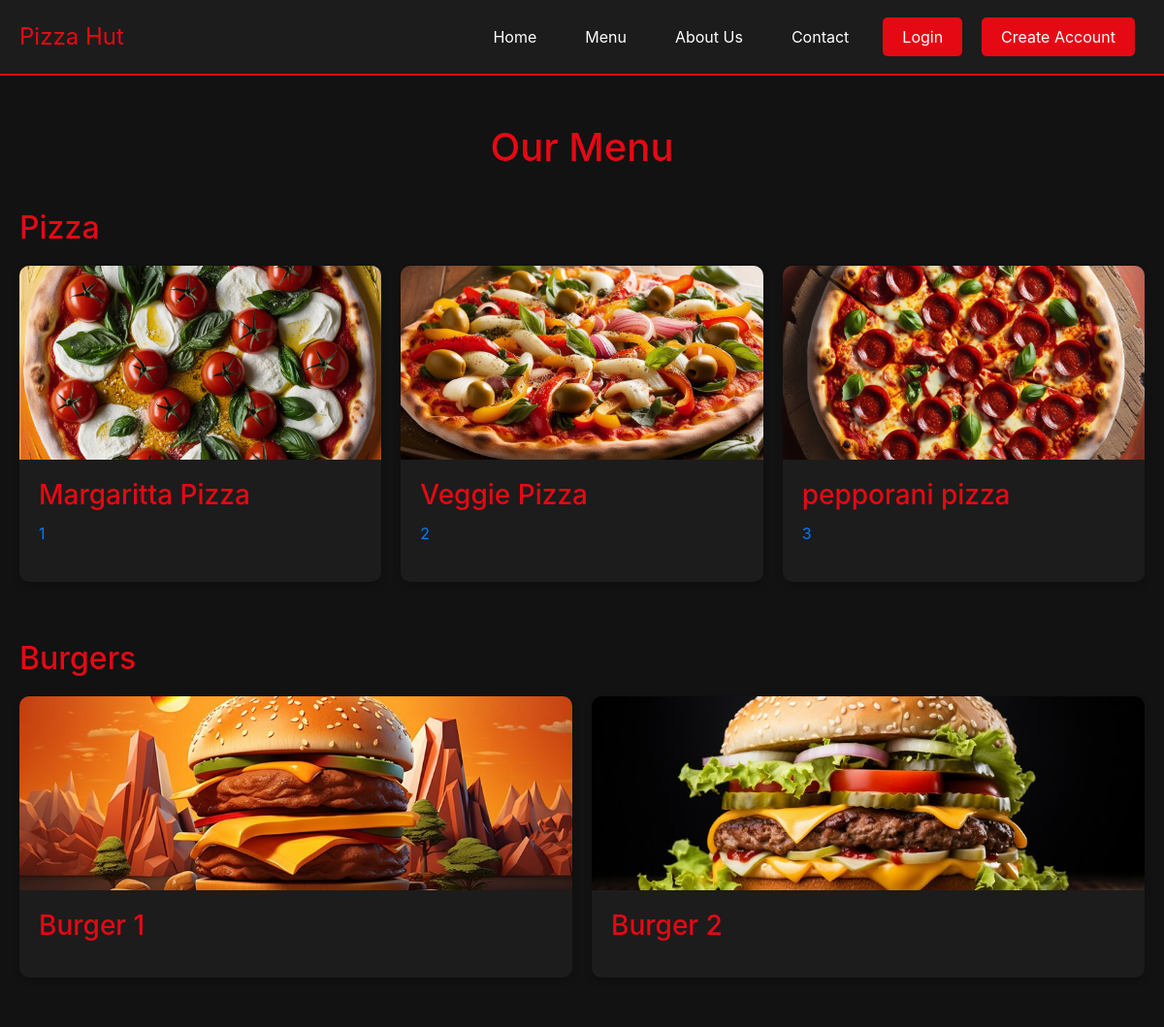
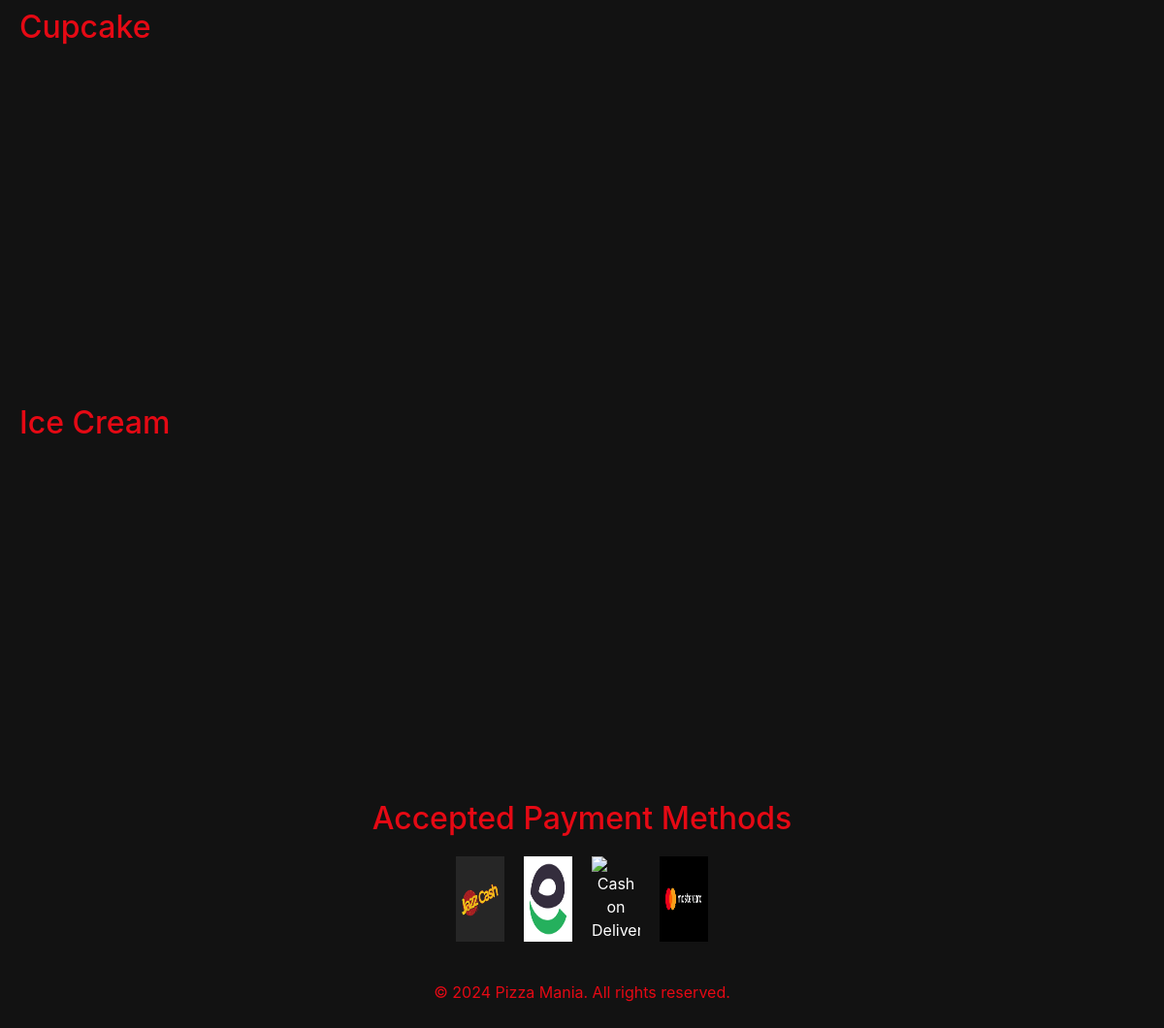
The page /menu on the database its author committed (2 pictures, top to bottom).
### app/models.py (models this page shows)
class Product(models.Model):
    title = models.CharField(max_length=100)
    price = models.FloatField()
    discription = models.TextField(max_length=200)
    category = models.CharField(choices=ORDER_CHOICE,max_length=2)
    product_image = models.ImageField(upload_to='productimg')

### app/views.py (the view)
# urls.py: path('menu',views.MenuView.as_view(),name='menu'),
class MenuView(View):
    def get(self,request):
        pizza = Product.objects.filter(category="P")
        burger= Product.objects.filter(category = "B")
        cupcake = Product.objects.filter(category="CC")
        icecream = Product.objects.filter(category="IC")
        return render(request,'menu.html',{'pizza':pizza,'burger':burger,'cupcake':cupcake,'icecream':icecream})

### app/templates/menu.html (shortened to what this page needs)
{% extends "base.html" %}
{% load static %}
{% block main-content %}
<section class="menu-container">
    <h1>Our Menu</h1>
    <div class="menu-category">
        <h2>Pizza</h2>
        <div class="menu-list">
           {% for p in pizza %}
           <a href="{% url "product-detail" p.id %}" style="text-decoration:none;">
                <div class="menu-item">
                    <div class="menu-image" style="background-image: url({{p.product_image.url}});"></div>
                    <div class="menu-content">
                        <h3>{{p.title}}</h3>
                        <p>{{p.description}} {{p.id}}</p>
                    </div>
                </div>
            </a>
            {% endfor %}
        </div>
    </div>
    <div class="menu-category">
        <h2>Burgers</h2>
        <div class="menu-list">
           {% for b in burger %}
           <a href="{% url "product-detail" b.id %}" style="text-decoration:none;">
                <div class="menu-item">
                    <div class="menu-image" style="background-image: url({{b.product_image.url}});"></div>
                    <div class="menu-content">
                        <h3>{{b.title}}</h3>
                    </div>
                </div>
            </a>
            {% endfor %}
        </div>
    </div>
    <div class="menu-category">
        <h2>Cupcake</h2>
        <div class="menu-list">
           {% for cc in cupcake %}
           <a href="{% url "product-detail" cc.id %}" style="text-decoration:none;">
            </a>
            {% endfor %}
        </div>
    </div>
    <div class="menu-category">
        <h2>Ice Cream</h2>
        <div class="menu-list">
           {% for ic in icecream %}
           <a href="{% url "product-detail" ic.id %}" style="text-decoration:none;">
            </a>
            {% endfor %}
        </div>
    </div>
    <div class="payment-methods">
        <h2>Accepted Payment Methods</h2>
        <div class="payment-icons">
            <img src="{% static 'images/jazzcash.png' %}" alt="JazzCash">
            <img src="{% static 'images/easypaisa.jpg' %}" alt="EasyPaisa">
            <img src="{% static 'images/cashondelivery.jpg' %}" alt="Cash on Delivery">
            <img src="{% static 'images/mastercard.jpeg' %}" alt="MasterCard">
        </div>
    </div>
    <div class="copyright">
        <p>&copy; 2024 Pizza Mania. All rights reserved.</p>
    </div>
</section>
{% endblock main-content %}

### app/templates/menu.html (style rules this page uses)
.menu-container { padding: 50px 20px; background-color: #121212; color: #ffffff; }
.menu-container h1 { font-size: 2.5em; text-align: center; color: #e50914; margin-bottom: 40px; }
.menu-category { margin-bottom: 60px; }
.menu-category h2 { font-size: 2em; color: #e50914; margin-bottom: 20px; }
.menu-list { display: grid; grid-template-columns: repeat(auto-fit, minmax(300px, 1fr)); gap: 20px; }
.menu-item { background-color: #1c1c1c; border-radius: 10px; overflow: hidden; transition: transform 0.3s ease, opacity 0.3s ease; opacity: 0; transform: translateY(20px); box-shadow: 0 4px 8px rgba(0, 0, 0, 0.2); }
.menu-image { height: 200px; background-size: cover; background-position: center; }
.menu-content { padding: 20px; }
.menu-content h3 { margin-bottom: 10px; color: #e50914; }
.menu-content p { line-height: 1.6; }
.payment-methods { text-align: center; margin-top: 40px; }
.payment-methods h2 { color: #e50914; margin-bottom: 20px; }
.payment-icons { display: flex; justify-content: center; gap: 20px; margin-bottom: 40px; }
.payment-icons img { width: 50px; height: auto; }
.copyright { text-align: center; margin-top: 40px; color: #e50914; }
.animate-slide-up { animation: slide-up 0.5s ease forwards; }

### rows shown on the page
Product: product_image (picture), title "Margaritta Pizza", id "1"
Product: product_image (picture), title "Veggie Pizza", id "2"
Product: product_image (picture), title "pepporani pizza", id "3"
Product: product_image (picture), title "Burger 1"
Product: product_image (picture), title "Burger 2"
